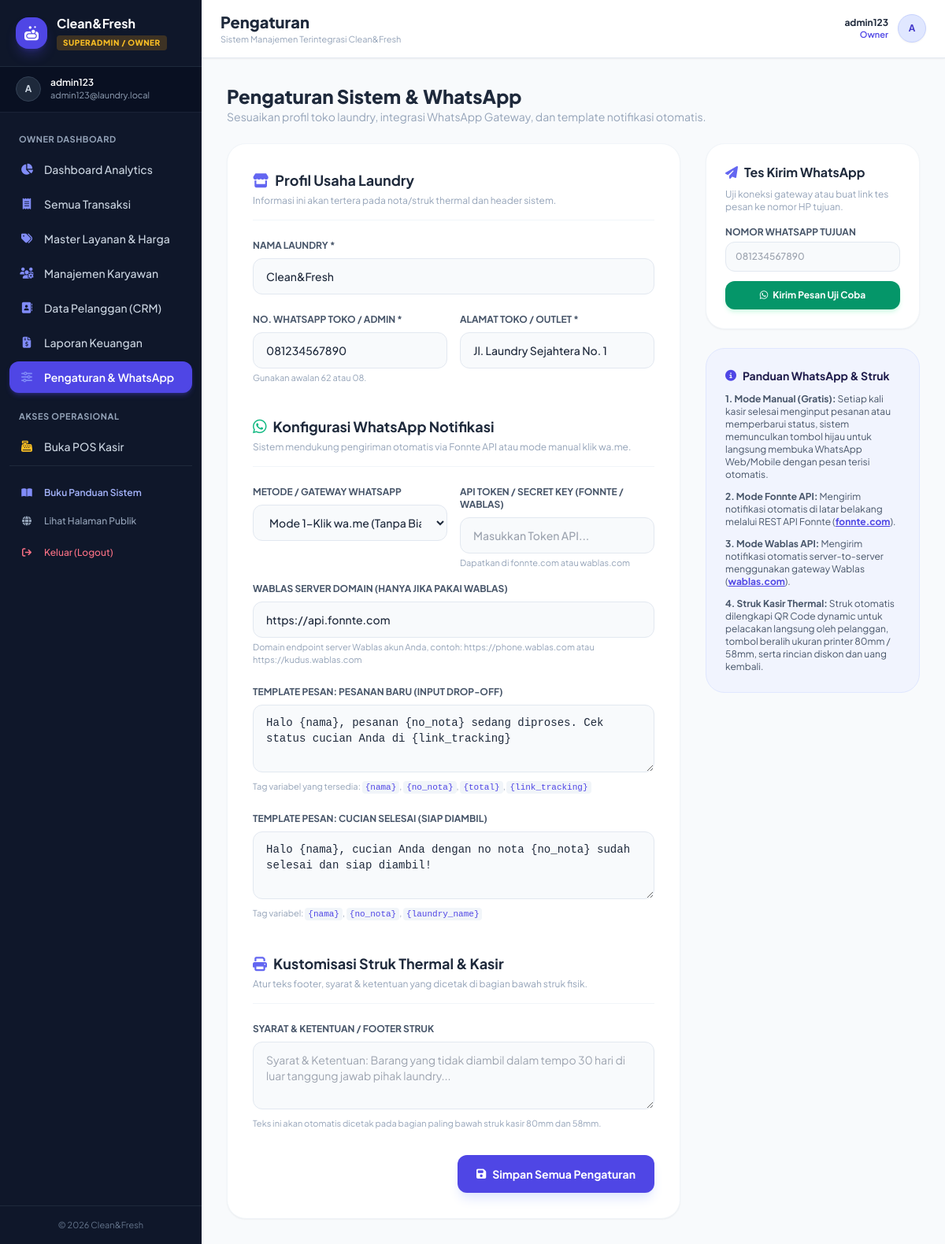
Screenshot of /superadmin/pengaturan.php (signed in) with the database file from the repository.
### tables this page shows
CREATE TABLE `settings` (
  `id` int(11) NOT NULL,
  `nama_laundry` varchar(150) NOT NULL DEFAULT 'Clean&Fresh Laundry',
  `alamat` text DEFAULT NULL,
  `whatsapp` varchar(30) DEFAULT NULL,
  `logo` varchar(255) DEFAULT NULL,
  `wa_gateway_provider` varchar(50) DEFAULT 'manual',
  `wa_api_key` varchar(255) DEFAULT NULL,
  `wa_domain` varchar(255) DEFAULT 'https://api.fonnte.com',
  `wa_template_order` text DEFAULT NULL,
  `wa_template_ready` text DEFAULT NULL,
  `receipt_footer` text DEFAULT NULL,
  `schema_version` int(11) DEFAULT 1,
  `updated_at` datetime DEFAULT current_timestamp() ON UPDATE current_timestamp(),
  PRIMARY KEY (`id`)
);

### superadmin/pengaturan.php (the view, shortened to what the rows shown need)
<?php
require_once '../includes/auth_check.php';
$set = get_settings($conn);
require_once '../layout/header.php';
?>
<div class="mb-6">
    <h1 class="text-2xl font-black text-slate-800">Pengaturan Sistem & WhatsApp</h1>
</div>
<div class="grid grid-cols-1 lg:grid-cols-3 gap-8">
    <div class="lg:col-span-2 space-y-6">
        <form action="" method="POST" class="bg-white p-6 sm:p-8 rounded-3xl shadow-sm border border-slate-100 space-y-6">
            <div>
                <label class="block text-xs font-bold text-slate-600 uppercase mb-2">Nama Laundry *</label>
                <input type="text" name="nama_laundry" required value="<?= htmlspecialchars($set['nama_laundry']); ?>" class="w-full px-4 py-3 bg-slate-50 border border-slate-200 rounded-xl text-sm font-medium focus:bg-white focus:outline-none focus:ring-2 focus:ring-indigo-500">
            </div>
            <div class="grid grid-cols-1 sm:grid-cols-2 gap-4">
                <div>
                    <label class="block text-xs font-bold text-slate-600 uppercase mb-2">No. WhatsApp Toko / Admin *</label>
                    <input type="text" name="whatsapp" required value="<?= htmlspecialchars($set['whatsapp']); ?>" placeholder="628123456789" class="w-full px-4 py-3 bg-slate-50 border border-slate-200 rounded-xl text-sm font-medium focus:bg-white focus:outline-none focus:ring-2 focus:ring-indigo-500">
                    <span class="text-[11px] text-slate-400 mt-1 block">Gunakan awalan 62 atau 08.</span>
                </div>
                <div>
                    <label class="block text-xs font-bold text-slate-600 uppercase mb-2">Alamat Toko / Outlet *</label>
                    <input type="text" name="alamat" required value="<?= htmlspecialchars($set['alamat']); ?>" placeholder="Jl. Sudirman No. 12" class="w-full px-4 py-3 bg-slate-50 border border-slate-200 rounded-xl text-sm font-medium focus:bg-white focus:outline-none focus:ring-2 focus:ring-indigo-500">
                </div>
            </div>
            <div class="grid grid-cols-1 sm:grid-cols-2 gap-4">
                <div>
                    <label class="block text-xs font-bold text-slate-600 uppercase mb-2">Metode / Gateway WhatsApp</label>
                    <select name="wa_gateway_provider" class="w-full px-4 py-3 bg-slate-50 border border-slate-200 rounded-xl text-sm font-medium focus:bg-white focus:outline-none focus:ring-2 focus:ring-indigo-500">
                        <option value="manual" <?= ($set['wa_gateway_provider'] ?? '') === 'manual' ? 'selected' : ''; ?>>Mode 1-Klik wa.me (Tanpa Biaya / Gratis)</option>
                    </select>
                </div>
                <div class="sm:col-span-2">
                    <label class="block text-xs font-bold text-slate-600 uppercase mb-2">Wablas Server Domain (Hanya jika pakai Wablas)</label>
                    <input type="text" name="wa_domain" value="<?= htmlspecialchars($set['wa_domain'] ?? 'https://phone.wablas.com'); ?>" placeholder="https://phone.wablas.com" class="w-full px-4 py-3 bg-slate-50 border border-slate-200 rounded-xl text-sm font-medium focus:bg-white focus:outline-none focus:ring-2 focus:ring-indigo-500">
                    <span class="text-[11px] text-slate-400 mt-1 block">Domain endpoint server Wablas akun Anda, contoh: https://phone.wablas.com atau https://kudus.wablas.com</span>
                </div>
            </div>
            <div>
                <label class="block text-xs font-bold text-slate-600 uppercase mb-2">Template Pesan: Pesanan Baru (Input Drop-off)</label>
                <textarea name="wa_template_order" rows="3" class="w-full px-4 py-3 bg-slate-50 border border-slate-200 rounded-xl text-sm font-mono focus:bg-white focus:outline-none focus:ring-2 focus:ring-indigo-500"><?= htmlspecialchars($set['wa_template_order']); ?></textarea>
                <span class="text-[11px] text-slate-400 mt-1 block">Tag variabel yang tersedia: <code class="bg-slate-100 px-1 py-0.5 rounded text-indigo-600">{nama}</code>, <code class="bg-slate-100 px-1 py-0.5 rounded text-indigo-600">{no_nota}</code>, <code class="bg-slate-100 px-1 py-0.5 rounded text-indigo-600">{total}</code>, <code class="bg-slate-100 px-1 py-0.5 rounded text-indigo-600">{link_tracking}</code></span>
            </div>
            <div>
                <label class="block text-xs font-bold text-slate-600 uppercase mb-2">Template Pesan: Cucian Selesai (Siap Diambil)</label>
                <textarea name="wa_template_ready" rows="3" class="w-full px-4 py-3 bg-slate-50 border border-slate-200 rounded-xl text-sm font-mono focus:bg-white focus:outline-none focus:ring-2 focus:ring-indigo-500"><?= htmlspecialchars($set['wa_template_ready']); ?></textarea>
                <span class="text-[11px] text-slate-400 mt-1 block">Tag variabel: <code class="bg-slate-100 px-1 py-0.5 rounded text-indigo-600">{nama}</code>, <code class="bg-slate-100 px-1 py-0.5 rounded text-indigo-600">{no_nota}</code>, <code class="bg-slate-100 px-1 py-0.5 rounded text-indigo-600">{laundry_name}</code></span>
            </div>
        </form>
    </div>
</div>
<?php require_once '../layout/footer.php'; ?>

### layout/header.php (shortened to what the rows shown need)
<?php
require_once __DIR__ . '/../config/database.php';
$sys_settings = get_settings($conn);
$user_role = $_SESSION['role'] ?? 'guest';
$current_page = basename($_SERVER['PHP_SELF']);
$current_dir = basename(dirname($_SERVER['PHP_SELF']));
?>
<!DOCTYPE html>
<html lang="id">
<head>
    <script src="https://cdn.tailwindcss.com"></script>
    <link rel="stylesheet" href="https://cdnjs.cloudflare.com/ajax/libs/font-awesome/6.4.0/css/all.min.css">
</head>
<body class="bg-slate-50 text-slate-800 antialiased min-h-screen flex flex-col md:flex-row" x-data="{ mobileMenu: false }">
    <aside id="sidebar"
           :class="mobileMenu ? 'translate-x-0 shadow-2xl' : '-translate-x-full md:translate-x-0'"
           class="fixed inset-y-0 left-0 z-50 w-72 md:w-64 bg-slate-900 text-slate-200 flex flex-col shrink-0 min-h-screen md:static transition-transform duration-300 ease-in-out no-print">
        <div class="p-5 border-b border-slate-800 flex items-center justify-between">
            <div class="flex items-center gap-3">
                <div>
                    <h1 class="font-bold text-white text-base leading-tight truncate w-36"><?= htmlspecialchars($sys_settings['nama_laundry']); ?></h1>
                    <span class="inline-block px-2 py-0.5 rounded text-[10px] font-black tracking-wider uppercase mt-0.5
                        <?= $user_role === 'superadmin' ? 'bg-amber-500/20 text-amber-400' : 'bg-indigo-500/20 text-indigo-400'; ?>">
                        <?= $user_role === 'superadmin' ? 'Superadmin / Owner' : 'Admin / Kasir'; ?>
                    </span>
                </div>
            </div>
        </div>
        <div class="px-5 py-3 bg-slate-950/40 border-b border-slate-800/80 flex items-center gap-3">
            <div class="w-8 h-8 rounded-full bg-slate-800 flex items-center justify-center text-slate-300 font-bold text-xs uppercase border border-slate-700">
            </div>
            <div class="overflow-hidden">
            </div>
        </div>
        <nav class="flex-1 px-3 py-4 space-y-1 overflow-y-auto text-sm font-medium">
            <?php if ($user_role === 'superadmin'): ?>
                <div class="text-[11px] font-bold uppercase text-slate-400 px-3 pt-2 pb-1 tracking-wider">Owner Dashboard</div>
                <a href="../superadmin/index.php" class="flex items-center gap-3 px-3 py-2.5 rounded-xl transition <?= ($current_page == 'index.php' && $current_dir == 'superadmin') ? 'bg-indigo-600 text-white font-semibold shadow-md shadow-indigo-600/30' : 'text-slate-300 hover:bg-slate-800 hover:text-white'; ?>">
                </a>
                <a href="../superadmin/transaksi.php" class="flex items-center gap-3 px-3 py-2.5 rounded-xl transition <?= ($current_page == 'transaksi.php') ? 'bg-indigo-600 text-white font-semibold shadow-md shadow-indigo-600/30' : 'text-slate-300 hover:bg-slate-800 hover:text-white'; ?>">
                </a>
                <a href="../superadmin/layanan.php" class="flex items-center gap-3 px-3 py-2.5 rounded-xl transition <?= ($current_page == 'layanan.php') ? 'bg-indigo-600 text-white font-semibold shadow-md shadow-indigo-600/30' : 'text-slate-300 hover:bg-slate-800 hover:text-white'; ?>">
                </a>
                <a href="../superadmin/karyawan.php" class="flex items-center gap-3 px-3 py-2.5 rounded-xl transition <?= ($current_page == 'karyawan.php') ? 'bg-indigo-600 text-white font-semibold shadow-md shadow-indigo-600/30' : 'text-slate-300 hover:bg-slate-800 hover:text-white'; ?>">
                </a>
                <a href="../superadmin/pelanggan.php" class="flex items-center gap-3 px-3 py-2.5 rounded-xl transition <?= ($current_page == 'pelanggan.php') ? 'bg-indigo-600 text-white font-semibold shadow-md shadow-indigo-600/30' : 'text-slate-300 hover:bg-slate-800 hover:text-white'; ?>">
                </a>
                <a href="../superadmin/laporan.php" class="flex items-center gap-3 px-3 py-2.5 rounded-xl transition <?= ($current_page == 'laporan.php') ? 'bg-indigo-600 text-white font-semibold shadow-md shadow-indigo-600/30' : 'text-slate-300 hover:bg-slate-800 hover:text-white'; ?>">
                </a>
                <a href="../superadmin/pengaturan.php" class="flex items-center gap-3 px-3 py-2.5 rounded-xl transition <?= ($current_page == 'pengaturan.php') ? 'bg-indigo-600 text-white font-semibold shadow-md shadow-indigo-600/30' : 'text-slate-300 hover:bg-slate-800 hover:text-white'; ?>">
                </a>
                <div class="text-[11px] font-bold uppercase text-slate-400 px-3 pt-4 pb-1 tracking-wider">Akses Operasional</div>
                <a href="../admin/pos.php" class="flex items-center gap-3 px-3 py-2.5 rounded-xl text-slate-300 hover:bg-slate-800 hover:text-white transition">
                </a>
            <?php endif; ?>
            <div class="pt-4 border-t border-slate-800 mt-4">
            </div>
        </nav>
        <div class="p-4 border-t border-slate-800 text-center text-[11px] text-slate-500">
            &copy; <?= date('Y'); ?> <?= htmlspecialchars($sys_settings['nama_laundry']); ?>
        </div>
    </aside>
    <main class="flex-1 flex flex-col min-w-0 w-full overflow-y-auto">
        <header id="top-bar" class="bg-white border-b border-slate-200 px-4 sm:px-6 py-3.5 flex items-center justify-between no-print sticky top-0 z-30 shadow-sm">
            <div class="flex items-center gap-3">
                <div>
                    <h2 class="font-extrabold text-slate-800 text-base sm:text-xl capitalize leading-tight">
                        <?php
                        $title = str_replace(['.php', '_'], ['', ' '], $current_page);
                        echo htmlspecialchars(ucwords($title));
                        ?>
                    </h2>
                    <p class="text-[11px] text-slate-400 hidden sm:block">Sistem Manajemen Terintegrasi <?= htmlspecialchars($sys_settings['nama_laundry']); ?></p>
                </div>
            </div>
        </header>
        <div class="p-3 sm:p-6 lg:p-8 flex-1 max-w-full overflow-x-hidden">

### rows the page displays
settings: nama_laundry "Clean&Fresh", whatsapp "081234567890", alamat "Jl. Laundry Sejahtera No. 1", wa_gateway_provider "Mode 1-Klik wa.me (Tanpa Biaya / Gratis)", wa_domain "https://api.fonnte.com", wa_template_order "Halo {nama}, pesanan {no_nota} sedang diproses. Cek status cucian Anda di {link_tracking}", wa_template_ready "Halo {nama}, cucian Anda dengan no nota {no_nota} sudah selesai dan siap diambil!"

### other values shown
substr($user_name, 0, 1) "A"
$user_name "admin123"
$_SESSION['email'] "admin123@laundry.local"
$title "Pengaturan"
